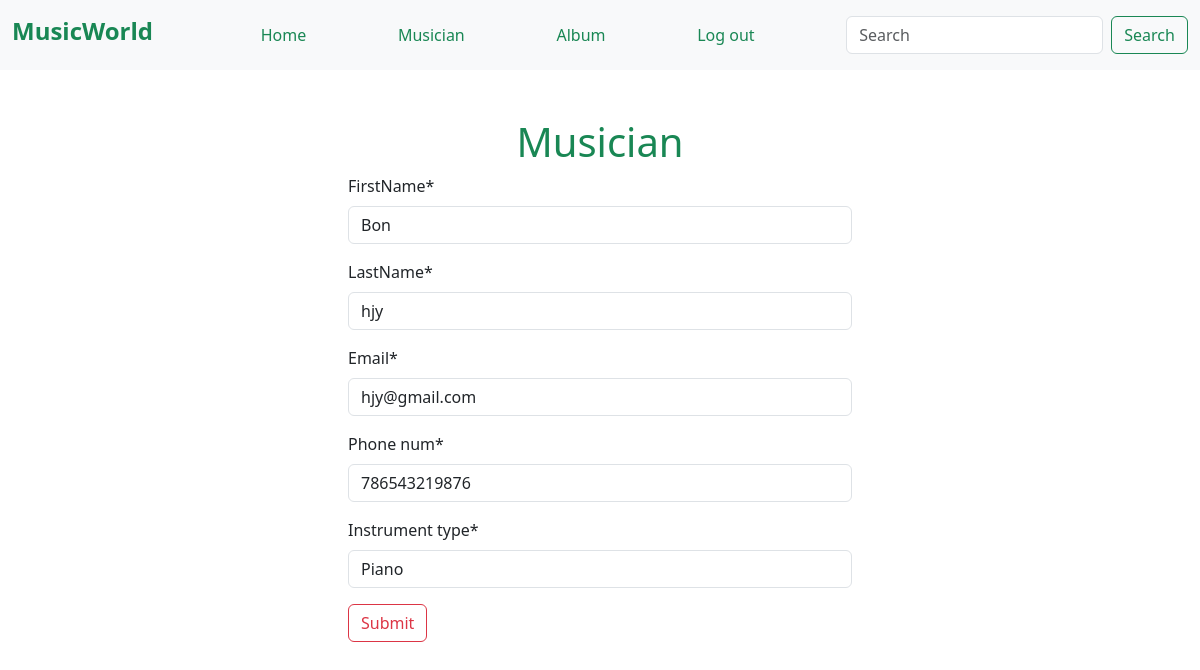
The app's page /musician/edit/10 (signed in) with its own data.
### musician_app/models.py (models this page shows, shortened)
class MusicianInfo(models.Model):
    firstName = models.CharField(max_length=50)
    lastName = models.CharField(max_length=50)
    email = models.CharField(max_length=50)
    phone_num = models.CharField(max_length=12)
    Instrument_type = models.CharField(max_length=50)

### musician_app/views.py (the view)
# urls.py: path('edit/<int:id>',views.edit_Musician,name='edit_musician'),
@login_required
def edit_Musician(request, id):
    musician = models.MusicianInfo.objects.get(pk=id)
    musician_form = MusicianForm(instance=musician)
    if request.method == "POST":
        musician_form = MusicianForm(request.POST, instance=musician)
        if musician_form.is_valid():
            musician_form.save()
            return redirect('home')
    return render(request, 'musician.html', {'form': musician_form})

### musician_app/forms.py
class MusicianForm(forms.ModelForm):
    class Meta:
        model = MusicianInfo
        fields = '__all__'

### musician_app/templates/musician.html (shortened to what this page needs)
{% extends "base.html" %}
{% load crispy_forms_tags %}
{% block content %}
<form style="width:50%;margin:auto;" class=" p-5" method="post">
    <h1 class="text-center text-success"> Musician</h1>
    {{form | crispy}}
    <button class="btn btn-outline-danger">Submit</button>
</form>
{% endblock %}

### records on screen
MusicianInfo: firstName "Bon", lastName "hjy", email "hjy@gmail.com", phone_num "786543219876", Instrument_type "Piano"
